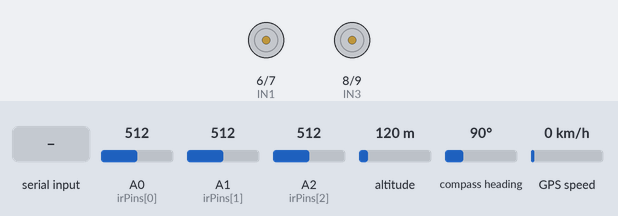
This sketch was run on a simulated Arduino Uno, built with avr-gcc and run on an emulated ATmega328P. On the bench: motor-driver pin pairs drawn as motors (green arrow = first pin HIGH = forward, orange = second pin HIGH = backward, longer = more drive, scaled by the enable pin). Inputs (shaded band) come from the test bench; at power-on: A0 (irPins[0]) = 512, A1 (irPins[1]) = 512, A2 (irPins[2]) = 512, altitude 120 m, compass heading 90°, GPS speed 0 km/h. The GPS gets a fix after 3 s at 37.7749, -122.4194 with 8 satellites; what the sketch prints to the serial monitor is not drawn.

Above: at 1.2 s.
1.3 s: "GO\n" received over Serial
At 2.5 s:
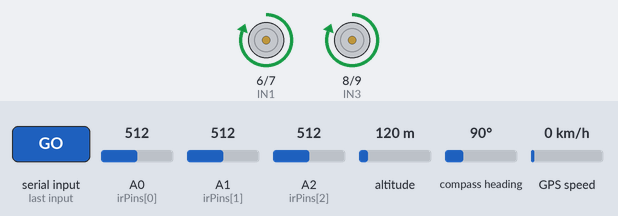
2.8 s: "MEASURE\n" received over Serial
4.7 s: "LEFT\n" received over Serial
Timing chart, 0 to 7.7 s (numbered marks = the images above; inputs shaded):
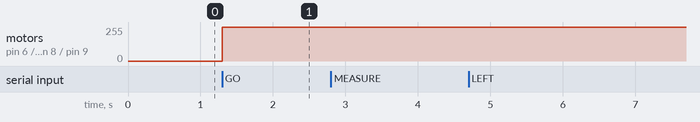

The sketch:

code.ino
```cpp
// 아두이노 통합 코드
// 모터 제어 + 적외선 거리 센서 + GPS + 시리얼 통신

#include <TinyGPS++.h>
#include <SoftwareSerial.h>

// 모터 제어 핀
const int IN1 = 6;
const int IN2 = 7;
const int IN3 = 8;
const int IN4 = 9;
const int ENA = 10;
const int ENB = 11;

// 적외선 거리 센서 핀
const int irPins[3] = {A0, A1, A2};  // 센서 1, 2, 3

// GPS 모듈 핀
const int GPS_RX = 4;  // 아두이노의 RX (GPS TX에 연결)
const int GPS_TX = 3;  // 아두이노의 TX (GPS RX에 연결)

// 변수 설정
int baseSpeed = 255;        // 직진 속도
int turnOffset = 100;       // 회전 시 속도 차이

TinyGPSPlus gps;
SoftwareSerial gpsSerial(GPS_RX, GPS_TX);

// 거리 측정 제어 변수
bool shouldMeasure = false;

// 초기 설정
void setup() {
  Serial.begin(9600);
  gpsSerial.begin(9600);

  // 모터 핀 설정
  pinMode(IN1, OUTPUT);
  pinMode(IN2, OUTPUT);
  pinMode(IN3, OUTPUT);
  pinMode(IN4, OUTPUT);
  pinMode(ENA, OUTPUT);
  pinMode(ENB, OUTPUT);

  stopMotors();
}

// 메인 루프
void loop() {
  // GPS 처리
  while (gpsSerial.available()) {
    gps.encode(gpsSerial.read());
  }

  // 명령 수신 처리
  if (Serial.available()) {
    String command = Serial.readStringUntil('\n');
    command.trim();
    handleCommand(command);
  }

  // 측정 명령이 들어온 경우 실행
  if (shouldMeasure) {
    shouldMeasure = false;
    readAndSendDistances();
  }
}

float smoothRead(int pin) {
  const int N = 5;
  float sum = 0;
  for (int i = 0; i < N; i++) {
    sum += voltToCm(analogRead(pin));
    delay(5);  // 약간의 딜레이로 안정화
  }
  return sum / N;
}

float voltToCm(int raw) {
  float voltage = raw * (5.0 / 1023.0);
  return 65 * pow(voltage, -1.10);
}
// 거리 측정 함수
void readAndSendDistances() {
  const int samples = 50;
  const int delayMs = 100;
  float distances[3];

  for (int i = 0; i < samples; i++) {
    for (int j = 0; j < 3; j++) {
      distances[j] = voltToCm(analogRead(irPins[j]));  // 딱 1회 측정만
    }

    Serial.print(distances[0], 1);
    Serial.print(",");
    Serial.print(distances[1], 1);
    Serial.print(",");
    Serial.println(distances[2], 1);

    delay(delayMs);  // 초당 10회
  }
}

// 명령 처리 함수
void handleCommand(String cmd) {
  cmd.toUpperCase();

  if (cmd == "MEASURE") {
    shouldMeasure = true;
  } else if (cmd == "GO") {
    goForward(baseSpeed, baseSpeed);
    Serial.println("▶ 전진 시작");
  } else if (cmd == "LEFT") {
    goForward(baseSpeed, baseSpeed + turnOffset);
    Serial.println("↰ 좌회전");
  } else if (cmd == "RIGHT") {
    goForward(baseSpeed + turnOffset, baseSpeed);
    Serial.println("↱ 우회전");
  } else if (cmd == "STOP") {
    stopMotors();
    Serial.println("■ 정지");
  } else if (cmd == "GPS") {
    sendGPSData();
  } else {
    Serial.println("⚠️ 알 수 없는 명령어입니다.");
  }
}

// 모터 제어 함수
void goForward(int leftSpeed, int rightSpeed) {
  digitalWrite(IN1, HIGH);
  digitalWrite(IN2, LOW);
  digitalWrite(IN3, HIGH);
  digitalWrite(IN4, LOW);

  analogWrite(ENA, constrain(leftSpeed, 0, 255));
  analogWrite(ENB, constrain(rightSpeed, 0, 255));
}

void stopMotors() {
  analogWrite(ENA, 0);
  analogWrite(ENB, 0);

  digitalWrite(IN1, LOW);
  digitalWrite(IN2, LOW);
  digitalWrite(IN3, LOW);
  digitalWrite(IN4, LOW);
}

// GPS 데이터 전송 함수
void sendGPSData() {
  if (gps.location.isValid()) {
    Serial.print("LAT:");
    Serial.print(gps.location.lat(), 6);
    Serial.print(", LNG:");
    Serial.println(gps.location.lng(), 6);
  } else {
    Serial.println("GPS 데이터 없음");
  }
}
```

Measured:
- after the input at 1.3 s, motor on pin 6 (IN1) / pin 7 (IN2), motor on pin 8 (IN3) / pin 9 (IN4): stopped → forward 255/255 at once
- after the input at 2.8 s, every drawn part: stays the same
- after the input at 4.7 s, every drawn part: stays the same
